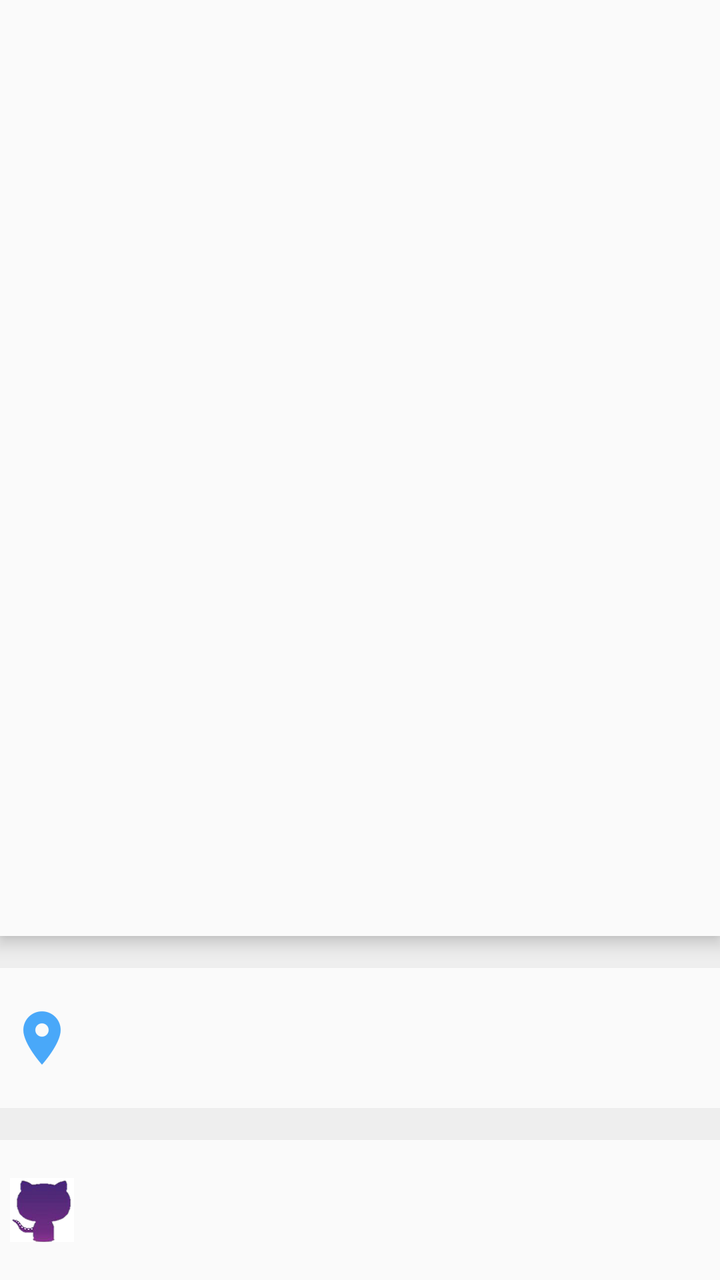
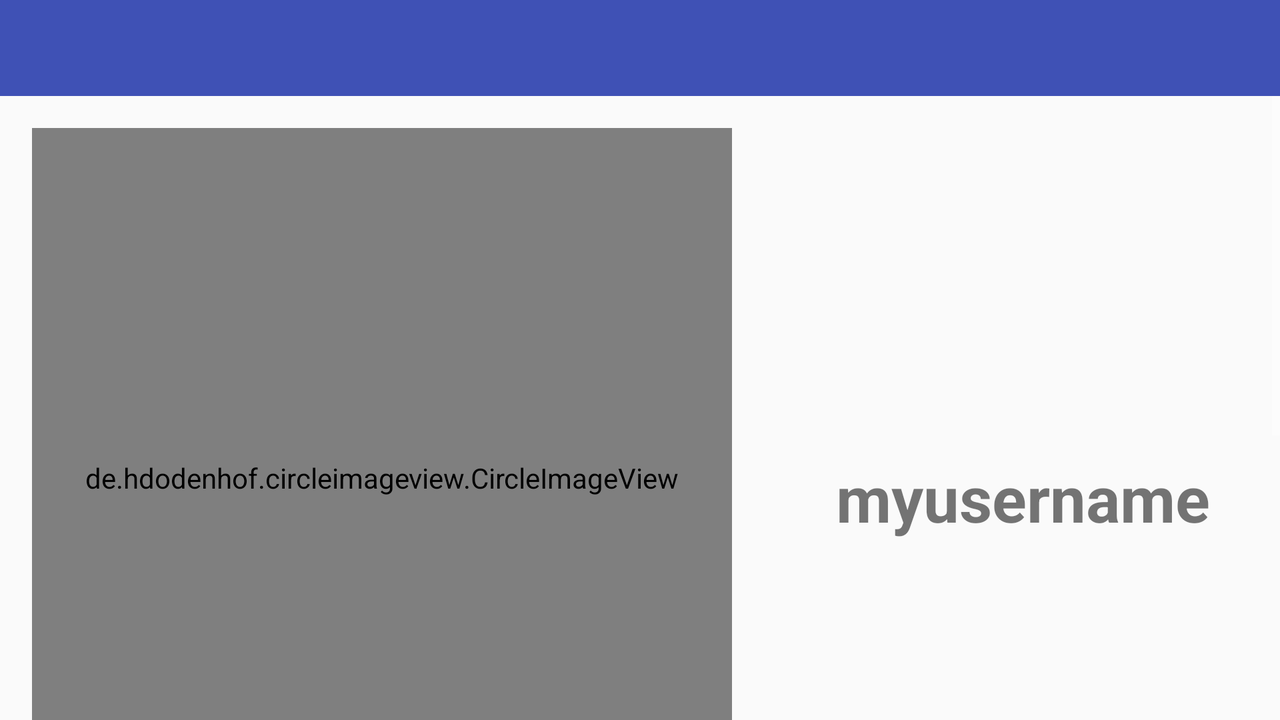

Two renders of one Android screen. The first uses the default layout on a phone; the second uses the alternative layout the repository ships for a different screen configuration, on a matching device. The two XML files are below.
<!-- AndroidManifest.xml: application theme AppTheme -->
<!-- res/layout/details_items.xml -->
<?xml version="1.0" encoding="utf-8"?>
<LinearLayout
    xmlns:android="http://schemas.android.com/apk/res/android"
    android:orientation="vertical"
    android:layout_width="match_parent"
    android:layout_height="match_parent"
    android:background="#eee">
    <LinearLayout
        android:layout_width="match_parent"
        android:layout_height="0dp"
        android:layout_weight="3"
        android:orientation="vertical"
        android:elevation="5dp"
        android:background="#fafafa">

    
    <ImageView
        android:id="@+id/thumbnail"
        android:layout_width="250dp"
        android:layout_height="250dp"
        android:layout_marginTop="24dp"
        android:layout_gravity="center_horizontal" />
    <TextView
        android:layout_width="wrap_content"
        android:id="@+id/username"
        android:textStyle="bold"
        android:textSize="32sp"
        android:layout_gravity="bottom"
        android:layout_marginTop="28dp"
        android:layout_marginBottom="6dp"
        android:layout_marginLeft="16dp"
        android:layout_height="wrap_content" />



    </LinearLayout>
    <LinearLayout
        android:layout_width="match_parent"
        android:layout_height="0dp"
        android:layout_marginTop="16dp"
        android:orientation="vertical"
        android:layout_weight="1"
        android:elevation="5dp">
        <LinearLayout
            android:layout_width="match_parent"
            android:layout_height="0dp"
            android:layout_weight="1"
            android:background="#fafafa"
            android:orientation="horizontal">
            <ImageView
                android:layout_width="wrap_content"
                android:layout_height="wrap_content"
                android:src="@drawable/ic_location"
                android:layout_margin="5dp"
                android:layout_gravity="center"/>

        <TextView
            android:layout_width="wrap_content"
            android:id="@+id/dev_location"
            android:textStyle="bold"
            android:textSize="24sp"
            android:fontFamily="serif"
           android:layout_gravity="center"
            android:layout_marginLeft="16dp"
            android:layout_height="wrap_content"/>
        </LinearLayout>
        <LinearLayout
            android:layout_width="match_parent"
            android:layout_height="0dp"
            android:layout_marginTop="16dp"
            android:background="#fafafa"
            android:orientation="horizontal"
            android:layout_weight="1">

        <ImageView
            android:layout_width="wrap_content"
            android:layout_height="wrap_content"
            android:src="@drawable/github"
            android:layout_gravity="center"
            android:layout_margin="5dp"/>

    <TextView
        android:layout_width="match_parent"
        android:id="@+id/url"
        android:textSize="20sp"
        android:textIsSelectable="true"
        android:contextClickable="true"
        android:textStyle="bold"
        android:paddingLeft="18sp"
        android:gravity="center_vertical"
        android:layout_height="match_parent" />
        </LinearLayout>

    </LinearLayout>

</LinearLayout>
<!-- resources referenced by this layout -->
<resources>
  <!-- drawable github: png bitmap (drawable-hdpi, 3468 bytes) -->
  <!-- drawable ic_location: png bitmap (drawable-hdpi, 824 bytes) -->
  <style name="AppTheme" parent="Theme.AppCompat.Light.DarkActionBar">
          
          <item name="colorPrimary">@color/colorPrimary</item>
          <item name="colorPrimaryDark">@color/colorPrimaryDark</item>
          <item name="colorAccent">@color/colorAccent</item>
          <item name="colorControlNormal">@color/white</item>
      </style>
  <color name="colorPrimary">#3F51B5</color>
  <color name="colorPrimaryDark">#303F9F</color>
  <color name="colorAccent">#FF4081</color>
</resources>
<!-- res/layout-land/details_items.xml (the repository's variant of the layout above) -->
<!-- drawn on the phone turned sideways -->
<LinearLayout
    xmlns:android="http://schemas.android.com/apk/res/android"
    xmlns:app="http://schemas.android.com/apk/res-auto"
    android:orientation="vertical"
    android:layout_width="match_parent"
    android:layout_height="match_parent"
    android:background="#eee">

    <include
        layout="@layout/toolbar_main"
        android:layout_width="match_parent"
        android:layout_height="?attr/actionBarSize"/>
    <ScrollView
        android:layout_width="match_parent"
        android:layout_height="wrap_content">
        <LinearLayout
            android:layout_width="match_parent"
            android:layout_height="wrap_content"
            android:orientation="vertical">

    <LinearLayout
        android:layout_width="match_parent"
        android:layout_height="wrap_content"
        android:orientation="horizontal"
        android:elevation="3dp"
        android:background="#fafafa">

        
        <de.hdodenhof.circleimageview.CircleImageView
            android:id="@+id/thumbnail"
            android:layout_width="350dp"
            android:layout_height="350dp"
            android:background="@drawable/image_background"
            android:layout_margin="16dp"
            android:layout_gravity="center"/>
        <TextView
            android:layout_width="wrap_content"
            android:id="@+id/username"
            android:text="myusername"
            android:textStyle="bold"
            android:textSize="32sp"
            android:layout_gravity="center"
            android:layout_marginTop="16dp"
            android:layout_marginBottom="6dp"
            android:layout_marginLeft="36dp"
            android:layout_height="wrap_content" />
    </LinearLayout>
            <LinearLayout
                android:layout_width="match_parent"
                android:layout_height="80dp"
                android:layout_marginTop="16dp"
                android:background="#fafafa"
                android:elevation="3dp"
                android:orientation="horizontal">


            <ImageView
                android:layout_width="wrap_content"
                android:layout_height="wrap_content"
                android:src="@drawable/ic_location"
                android:layout_margin="5dp"
                android:layout_gravity="center"/>

            <TextView
                android:layout_width="wrap_content"
                android:id="@+id/dev_location"
                android:text="myusername"
                android:textStyle="bold"
                android:textSize="24sp"
                android:clickable="true"
                android:fontFamily="serif"
                android:layout_gravity="center"
                android:layout_marginLeft="16dp"
                android:layout_height="wrap_content"/>
        </LinearLayout>
        <LinearLayout
            android:layout_width="match_parent"
            android:layout_height="80dp"
            android:layout_marginTop="16dp"
            android:background="#fafafa"
            android:orientation="horizontal">

            <ImageView
                android:layout_width="wrap_content"
                android:layout_height="wrap_content"
                android:src="@drawable/github"
                android:layout_gravity="center"
                android:layout_margin="5dp"/>

            <TextView
                android:layout_width="match_parent"
                android:id="@+id/url"
                android:textSize="20sp"
                android:textColor="@color/green"
                android:textIsSelectable="true"
                android:clickable="true"
                android:textStyle="bold"
                android:paddingLeft="18sp"
                android:gravity="center_vertical"
                android:layout_height="match_parent" />
        </LinearLayout>

    </LinearLayout>
    </ScrollView>

</LinearLayout>
<!-- res/layout/toolbar_main.xml (included above) -->
<?xml version="1.0" encoding="utf-8"?>
<android.support.v7.widget.Toolbar
    xmlns:android="http://schemas.android.com/apk/res/android"
    xmlns:app="http://schemas.android.com/apk/res-auto"
    android:layout_width="match_parent"
    android:layout_height="?attr/actionBarSize"
    android:id="@+id/toolbar"
    android:minHeight="?attr/actionBarSize"
    android:background="?attr/colorPrimary"
    app:titleTextColor="@android:color/white"
    app:popupTheme="@style/ThemeOverlay.AppCompat.Dark.ActionBar" />
<!-- resources referenced by the variant -->
<!-- as the phone turned sideways resolves them -->
<resources>
  <!-- drawable github: png bitmap (drawable-hdpi, 3468 bytes) -->
  <!-- drawable ic_location: png bitmap (drawable-hdpi, 824 bytes) -->
  <!-- drawable image_background (drawable) -->
  <?xml version="1.0" encoding="utf-8"?>
  <selector xmlns:android="http://schemas.android.com/apk/res/android">
      <item>
          
          <shape xmlns:android="http://schemas.android.com/apk/res/android"
              android:shape="oval">
              <size
                  android:width="200dp"
                  android:height="200dp" />
              <corners android:radius="18dp" />
          </shape>
      </item>
  
  
  
  </selector>
  <style name="AppTheme" parent="Theme.AppCompat.Light.DarkActionBar">
          
          <item name="colorPrimary">@color/colorPrimary</item>
          <item name="colorPrimaryDark">@color/colorPrimaryDark</item>
          <item name="colorAccent">@color/colorAccent</item>
          <item name="colorControlNormal">@color/white</item>
      </style>
  <color name="colorPrimary">#3F51B5</color>
  <color name="colorPrimaryDark">#303F9F</color>
  <color name="colorAccent">#FF4081</color>
</resources>
